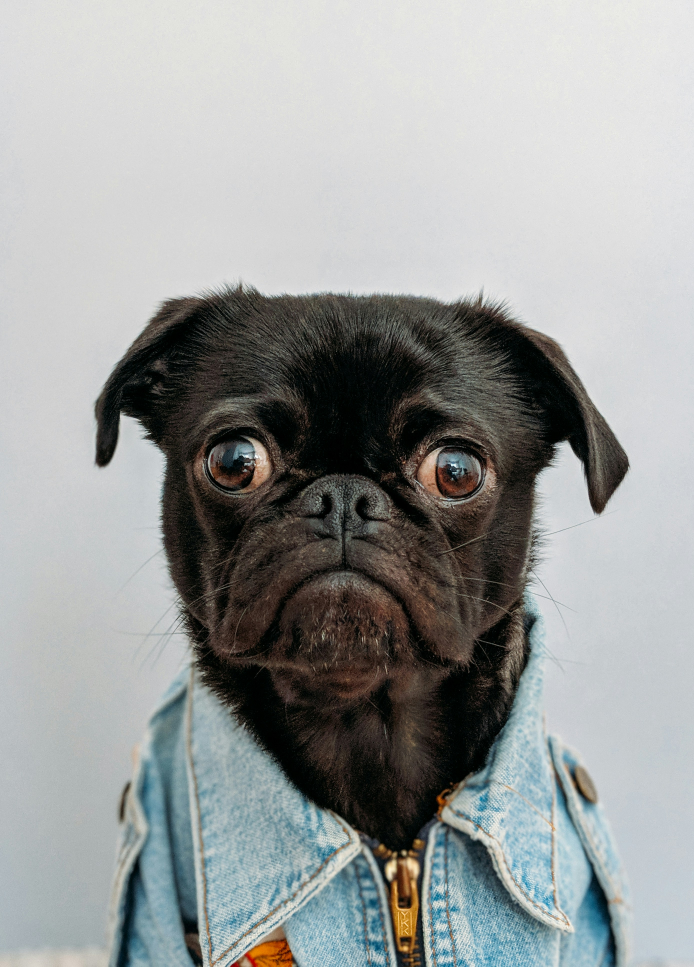
#> input picture cachorroolhudo.jpg, 2776 x 3866 px, found by its file name (shown at 1/4 size)
$ python cor-preto-branco-tamanho.py
#> lines starting #> are read from the running program, lines starting #| are printed output that depends on the picture
import cv2

def carregar_imagem(caminho):
    """Carrega uma imagem a partir de um caminho especificado."""
#> called with caminho = 'img/cachorroolhudo.jpg'
    imagem = cv2.imread(caminho)
#> imagem is the input picture: shape (3866, 2776, 3); mean B, G, R 155.2, 156.1, 153.2
    if imagem is None:
        print(f"Erro ao carregar a imagem: {caminho}")
        return None
    return imagem

def converter_para_preto_e_branco(imagem):
    """Converte a imagem colorida para preto e branco."""
    return cv2.cvtColor(imagem, cv2.COLOR_BGR2GRAY)
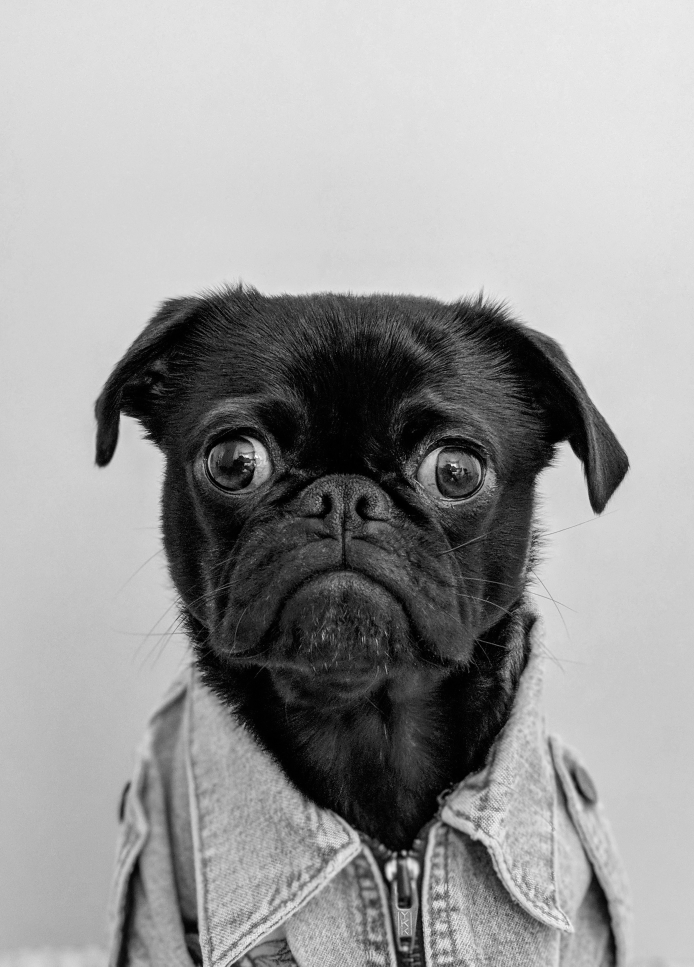
#> returned value: shape (3866, 2776) (shown at 1/4 size); min 0, max 255, mean 155.2

def redimensionar(imagem, largura, altura):
    """Redimensiona a imagem para as dimensões especificadas."""
#> called with largura = 800, altura = 600
    return cv2.resize(imagem, (largura, altura))
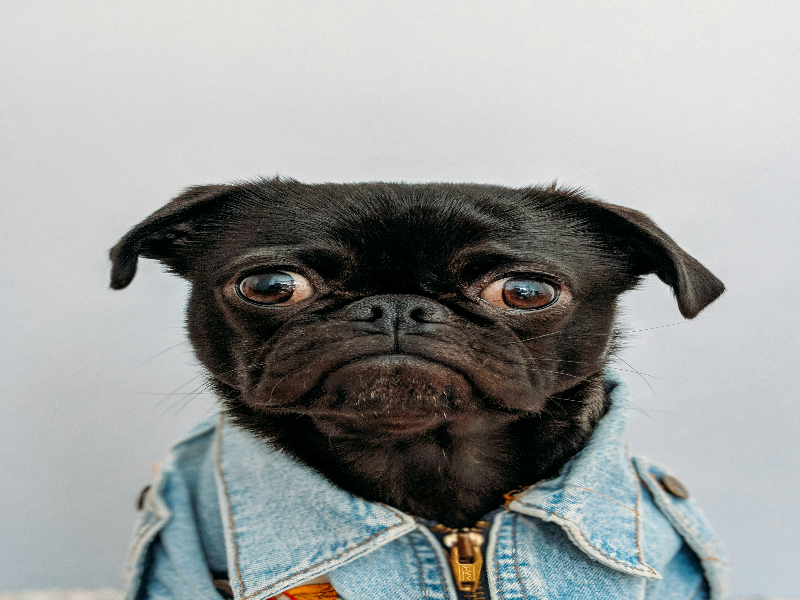
#> returned value: shape (600, 800, 3); mean of channels 0, 1, 2 155.1, 156, 153.1; drawn as B, G, R
#> call 2 of redimensionar, with largura = 400, altura = 300
#> in redimensionar (call 2), `return cv2.resize(imagem, (largura, altura))`:
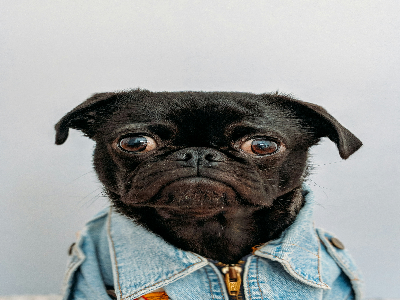
#> returned value: shape (300, 400, 3); mean of channels 0, 1, 2 155.1, 156, 153.1; drawn as B, G, R

def equalizar_histograma(imagem):
    """Equaliza o histograma da imagem em escala de cinza."""
    return cv2.equalizeHist(imagem)
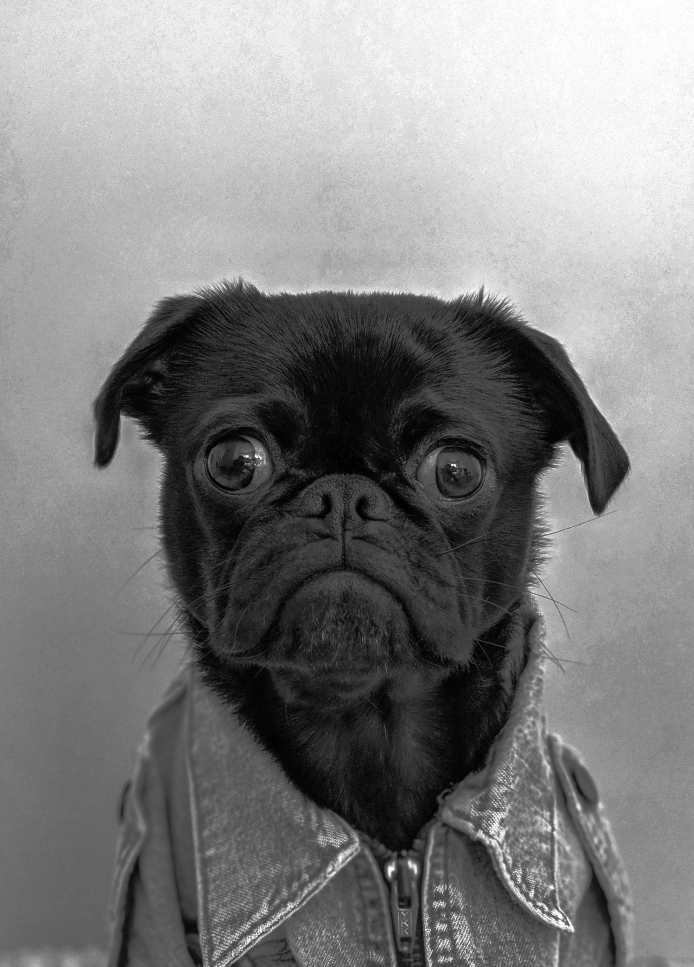
#> returned value: shape (3866, 2776) (shown at 1/4 size); min 0, max 255, mean 128.5

def exibir_imagem(titulo, imagem):
    """Exibe uma imagem em uma janela."""
    cv2.imshow(titulo, imagem)
    cv2.waitKey(0)  # Espera até que uma tecla seja pressionada
    cv2.destroyAllWindows()  # Fecha todas as janelas abertas

def main():
    # Caminho da imagem colorida
    caminho = 'img/cachorroolhudo.jpg'  # Substitua pelo caminho da sua imagem colorida

    # Carregar imagem colorida
    imagem_colorida = carregar_imagem(caminho)

    if imagem_colorida is not None:
        # Converter para preto e branco
        imagem_pb = converter_para_preto_e_branco(imagem_colorida)
        exibir_imagem('Imagem Preto e Branco', imagem_pb)

        # Redimensionar a imagem colorida (aumentar e diminuir)
        imagem_aumentada = redimensionar(imagem_colorida, 800, 600)  # Aumenta o tamanho
        exibir_imagem('Imagem Colorida Aumentada', imagem_aumentada)

        imagem_diminuida = redimensionar(imagem_colorida, 400, 300)  # Diminui o tamanho
        exibir_imagem('Imagem Colorida Diminuida', imagem_diminuida)

        # Equalização de histograma da imagem original (aplicada na versão em P&B)
        imagem_equalizada = equalizar_histograma(imagem_pb)
        exibir_imagem('Imagem Equalizada', imagem_equalizada)

        # Salvar imagens processadas
        cv2.imwrite('imagem_preto_e_branco.jpg', imagem_pb)
        cv2.imwrite('imagem_colorida_aumentada.jpg', imagem_aumentada)
        cv2.imwrite('imagem_colorida_diminuida.jpg', imagem_diminuida)
        cv2.imwrite('imagem_equalizada.jpg', imagem_equalizada)

if __name__ == '__main__':
    main()
